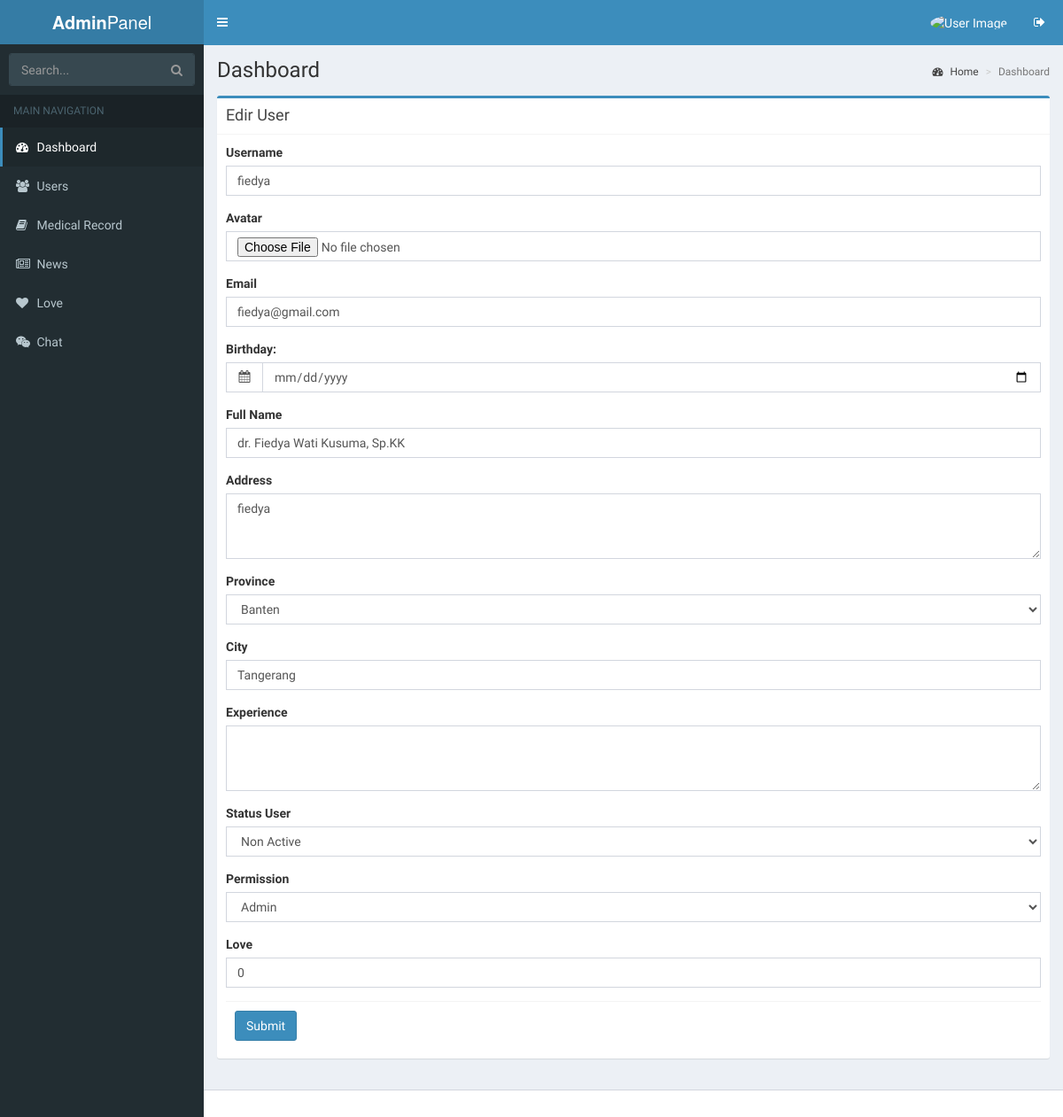
/adminpanel/user/edit_user/2, run on the app's committed database.
### tables this page shows
CREATE TABLE IF NOT EXISTS `ms_user` (
  `id_user` int(11) NOT NULL AUTO_INCREMENT,
  `username` varchar(30) NOT NULL,
  `password` char(32) NOT NULL,
  `email` varchar(100) NOT NULL,
  `phone_number` varchar(14) NOT NULL,
  `full_name` varchar(100) NOT NULL,
  `avatar` varchar(200) NOT NULL,
  `address` longtext NOT NULL,
  `city` varchar(100) NOT NULL,
  `province` varchar(100) NOT NULL,
  `gender` tinyint(1) NOT NULL COMMENT '0:Not Set, 1: Male, 2: Female',
  `experience` longtext NOT NULL,
  `birthday` date NOT NULL,
  `permission` tinyint(1) NOT NULL COMMENT '1: Admin, 2: Doctor, 3: Pasien',
  `status_user` tinyint(1) NOT NULL COMMENT '0: Nonactive, 1: Active, 2: Banned',
  `date_register` datetime NOT NULL,
  `date_login` datetime NOT NULL,
  `love` int(11) NOT NULL,
  PRIMARY KEY (`id_user`)
);

### application/controllers/adminpanel/User.php (called while the page is built, shortened)
<?php
class User extends CI_Controller {
	public function __construct(){
		$this->load->model('muser','mus');
    $this->load->library('pagination');
	}
		function edit_user(){
			$data['title_web'] = 'Edit User | Adminpanel medskin';
			$data['path_content'] = 'admin/user/edit_user';
			$id=$this->uri->segment(4);
			$data['result']=$this->mod->getDataWhere('user','id_user',$id);
			$this->form_validation->set_rules('username','Username','required');
			$this->form_validation->set_rules('email','Email','required|valid_email');
			$this->form_validation->set_rules('full_name','full Name','required');
			$this->form_validation->set_rules('address','Address','required');
			$this->form_validation->set_rules('province','Province','required');
			$this->form_validation->set_rules('city','City','required');
			$this->form_validation->set_rules('status_user','Status','required');
			$this->form_validation->set_rules('experience','Experience','required');
			$this->form_validation->set_rules('permission','Permission','required');
			$this->form_validation->set_rules('love','love','required|numeric');
			if(!$this->form_validation->run()){
				$data['error'] = false;
				$this->load->view('admin/index',$data);
		}
	}
}
?>

### index.php (called while the page is built, shortened)
<?php
require_once BASEPATH.'core/CodeIgniter.php';

### application/models/Mmodule.php (called while the page is built, shortened)
<?php
class Mmodule extends CI_Model {
	function getDataWhere($table_name,$field,$value){
		$this->db->where($field,$value);
		$query = $this->db->get($table_name);
		if($query->num_rows()>0)
			return $query->row_array();
		else return false;
	}
}
?>

### application/views/admin/user/edit_user.php (the view, shortened to what this page needs)
<section class="content">
  <div class="row">
  <div class="col-md-12">
  <div class="box box-primary">
  <div class="box-header with-border">
    <h3 class="box-title">Edir User</h3>
  </div>
  <div class="box-body">
    <?php echo form_open_multipart('');?>
      <div class="form-group">
        <label>Username</label>
        <input type="text" class="form-control" placeholder="username" name="username" value="<?php echo $result['username']?>">
      </div>
      <div class="form-group">
        <label>Avatar</label>
        <input type="file" class="form-control"  name="userfile">
      </div>
      <div class="form-group">
        <label>Email</label>
        <input type="text" class="form-control" placeholder="medskin@gmail.com" name="email" value="<?php echo $result['email']?>">
      </div>
      <div class="form-group">
        <label>Birthday:</label>
        <div class="input-group date">
          <div class="input-group-addon">
            <i class="fa fa-calendar"></i>
          </div>
          <input type="date" class="form-control pull-right" id="datepicker" name="birthday">
        </div>
      </div>
      <div class="form-group">
        <label>Full Name</label>
        <input type="text" class="form-control"  placeholder="medskin" name="full_name" value="<?php echo $result['full_name']?>">
      </div>
      <div class="form-group">
        <label>Address</label>
        <textarea class="form-control" rows="3" placeholder="Address" name="address"><?php echo $result['username']?></textarea>
      </div>
      <div class="form-group">
        <label>Province</label>
        <?php
          $options = array(
            'Aceh' => 'Aceh',
            'Sumut' => 'Sumatera Utara',
            'Sumbar'=> 'Sumatra Barat',
            'Riau' => 'Riau',
            'Jambi'=> 'Jambi',
            'Sumsel' => 'Sumatra Selatan',
            'Bengkulu' => 'Bengkulu',
            'Lampung' => 'Lampung',
            'Babel' => 'Kep. Bangka Belitung',
            'kepRiau' =>'Kepulauan Riau',
            'Jakarta' =>'Jakarta',
            'Jabar' => 'Jawa Barat',
            'Banten'=> 'Banten',
            'Jateng'=> 'Jateng',
            'Yogyakarta'=> 'Yogyakarta',
            'Jatim'=> 'Jawa Timur',
            'Kalbar'=> 'Kalimantan Barat',
            'Kalteng'=> 'Kalimantan Tengah',
            'Kalsel'=> 'Kalimantan Selatan',
            'Kaltim'=> 'Kalimantan Timur',
            'Kaltra'=> 'Kalimantan Utara',
            'Bali'=> 'Bali',
            'NTT'=> 'Nusa Tenggara Timur',
            'NTB'=> 'Nusa Tenggara Barat',
            'Sulut'=> 'Sulawesi Utara',
            'Sulteng'=> 'Sulawesi Tengah',
            'Sulsel'=> 'Sulawesi Selatan',
            'Sultengg'=> 'Sulawesi Tenggara',
            'Sulbar'=> 'Sulawesi Barat',
            'Gorontalo'=> 'Gorontalo',
            'Maluku'=> 'Maluku',
            'Maluku Utara'=> 'Maluku Utara',
            'Papua'=> 'Papua',
            'Papua Barat'=> 'Papua Barat',
          );
          echo form_dropdown('province',$options,$result['province'],'class="form-control"');
       ?>
      </div>
      <div class="form-group">
        <label>City</label>
        <input type="text" class="form-control"  placeholder="Jakarta" name="city" value="<?php echo $result['city']?>">
      </div>
      <div class="form-group">
        <label>Experience</label>
        <textarea class="form-control" rows="3"  name="experience"><?php echo $result['experience']?></textarea>
      </div>
      <div class="form-group">
        <label>Status User</label>
        <select class="form-control" name="status_user" value="<?php echo $result['status_user']?>">
          <option value="0">Non Active</option>
        </select>
      </div>
      <div class="form-group">
        <label>Permission</label>
        <select class="form-control" name="permission" value="<?php echo $result['permission']?>">
          <option value="1">Admin</option>
        </select>
      </div>
      <div class ="form-group">
        <label>Love</label>
          <input type="text" class="form-control"  placeholder="medskin" name="love" value="<?php echo $result['love']?>">
      </div>
      <div class="box-footer">
        <button type="submit" class="btn btn-primary">Submit</button>
      </div>
  </div>
</div>
</div>
</div>
</section>

### data on the page
ms_user: username "fiedya", email "fiedya@gmail.com", full_name "dr. Fiedya Wati Kusuma, Sp.KK", address "fiedya", province "Banten", city "Tangerang", status_user "Non Active", permission "Admin", love "0"
